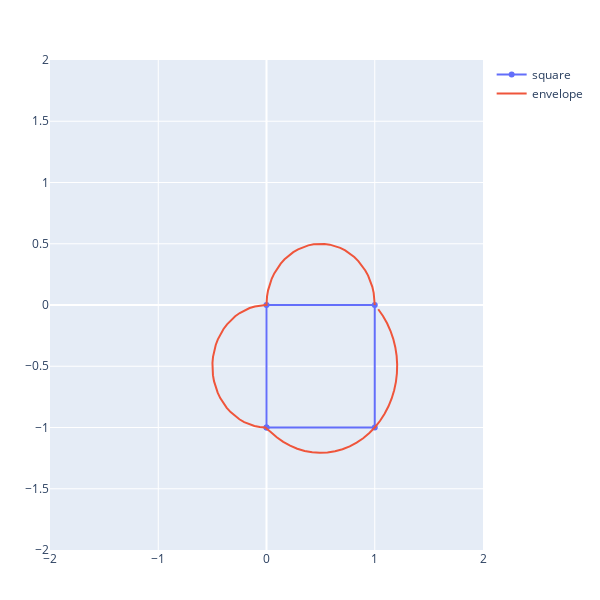

Source (notebook cell):
### Code cell
T = Translation(0.5, 0.0)
s = transform(p,T)

p1 = plotgeometry(s, name="square")
p2 = plotenvelope(s)

plot([p1,p2], layout)
